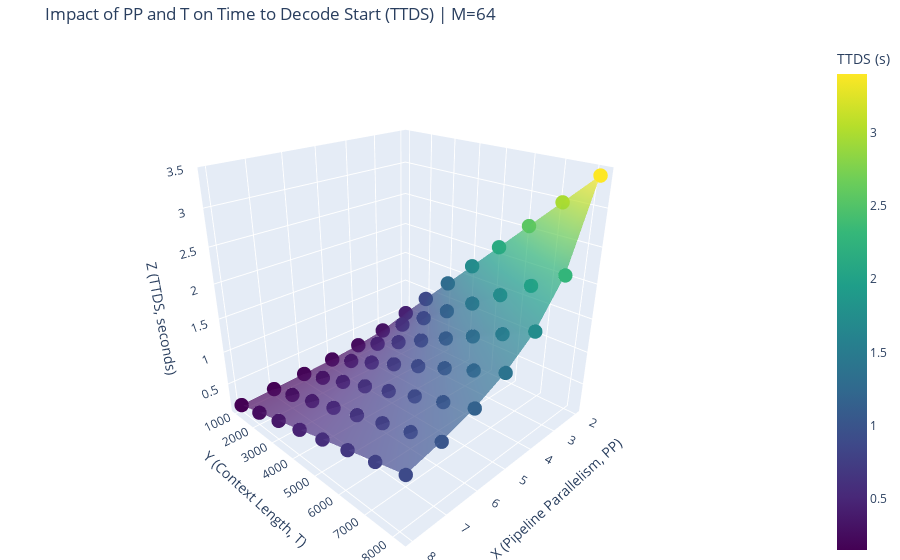

Here is the notebook cell this chart was saved with:
### Code cell
# --- PP-T Sweep (3D Plot) ---
print("\n--- Running PP-T Sweep (3D Plot) ---")
pp_sweep_range = range(1, 9)
t_sweep_range = range(1024, 8192 + 1, 1024)
ppt_sweeper = PPTSweepVisualizer(
    system_cls=DisaggregatedPDSystemPP,
    base_config=system_config,
    pp_range=pp_sweep_range,
    t_range=t_sweep_range,
    m_value=64
)
ppt_results = ppt_sweeper.run_sweep()
ppt_sweeper.plot_3d(ppt_results, output_file="PP_T_TTDS_sweep_3d.html")
